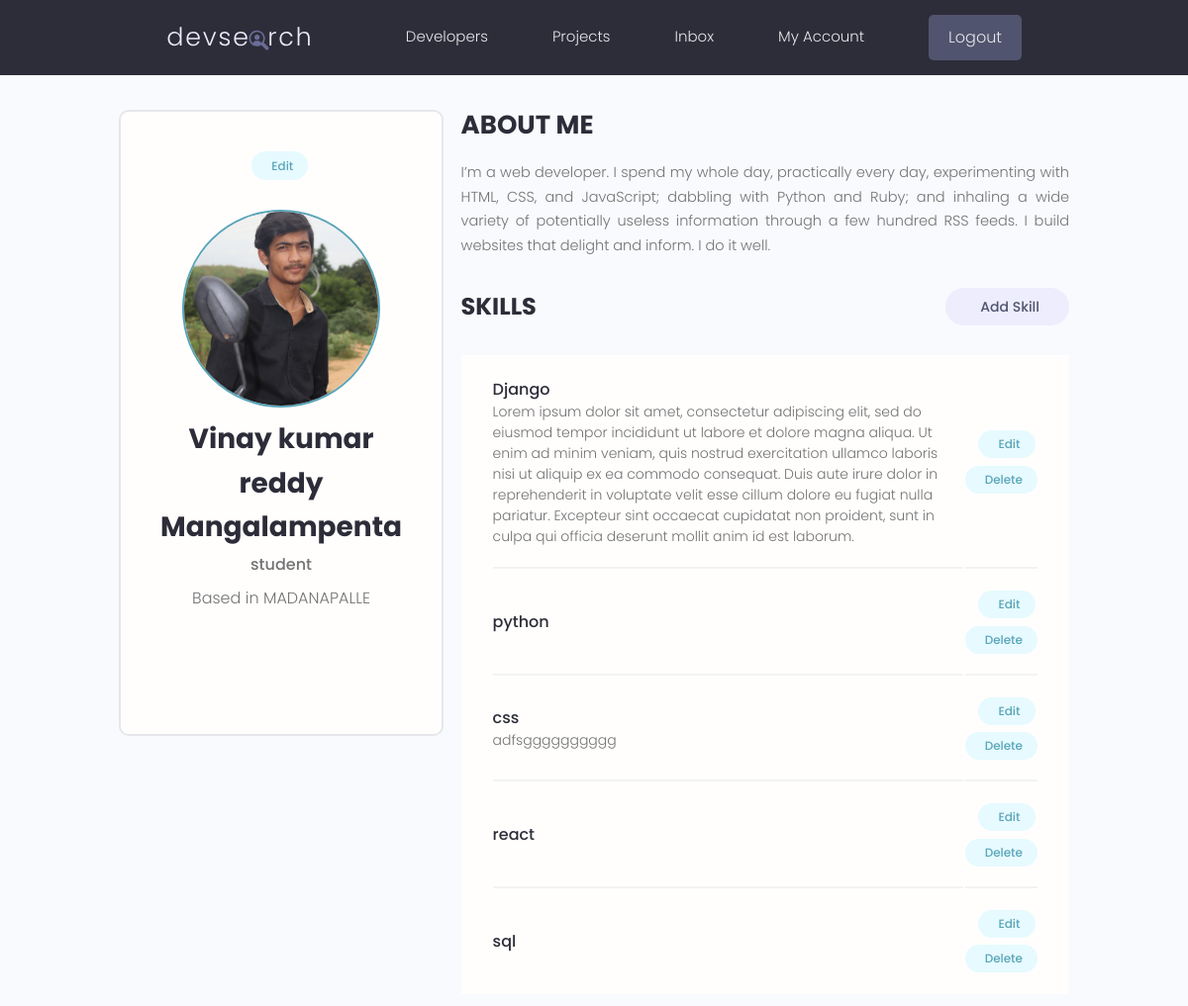
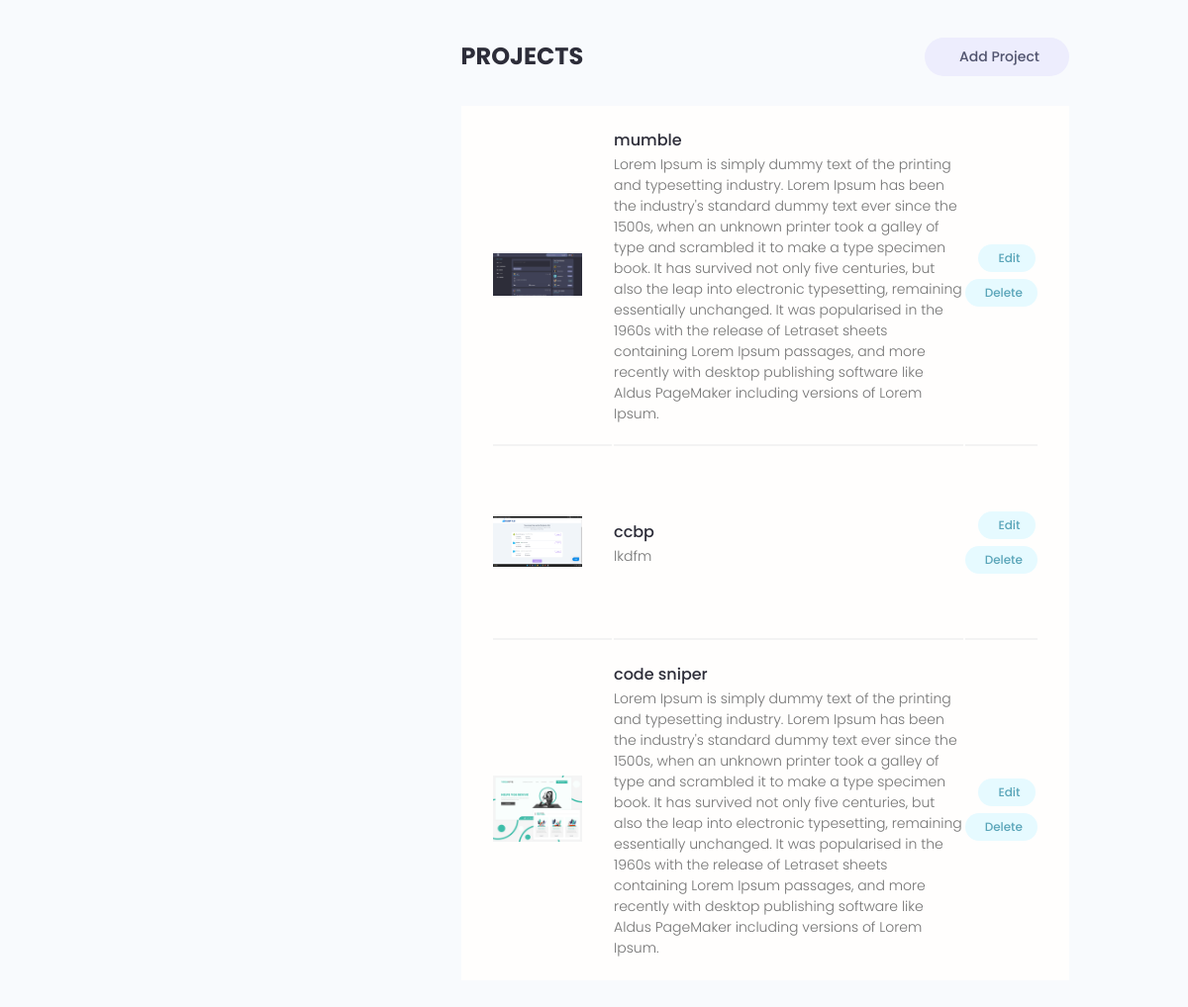
Screenshot of /account/ (signed in) with the database file from the repository (2 pictures, top to bottom).
### users/models.py (models this page shows, shortened)
class Profile(models.Model):
    user = models.OneToOneField(
        User, on_delete=models.CASCADE, null=True, blank=True)
    name = models.CharField(max_length=200)
    email = models.EmailField(max_length=2000, null=True, blank=True)
    username = models.CharField(max_length=200, null=True, blank=True)
    headline = models.TextField(null=True, blank=True)
    bio = models.TextField(null=True, blank=True)
    location = models.CharField(max_length=200, null=True, blank=True)
    profile_img = models.ImageField(
        null=True, blank=True, upload_to='static/userprofile', default="static/userprofile/user-default.png")
    social_github = models.CharField(max_length=200, null=True, blank=True)
    social_twitter = models.CharField(max_length=200, null=True, blank=True)
    social_linkedin = models.CharField(max_length=200, null=True, blank=True)
    social_youtube = models.CharField(max_length=200, null=True, blank=True)
    social_website = models.CharField(max_length=200, null=True, blank=True)
    created = models.DateField(auto_now_add=True)
    id = models.UUIDField(default=uuid4, primary_key=True,unique=True,editable=False)

class Skill(models.Model):
    owner = models.ForeignKey(
        Profile, null=True, blank=True, on_delete=models.CASCADE)
    name = models.CharField(max_length=200)
    description = models.TextField(null=True, blank=True)
    created = models.DateField(auto_now_add=True)
    id = models.UUIDField(default=uuid4, primary_key=True,unique=True,editable=False)

### project/models.py (models this page shows, shortened)
class Project(models.Model):
    owner = models.ForeignKey(
        Profile, null=True, blank=True, on_delete=models.CASCADE)
    title = models.CharField(max_length=200)
    thumbnail = models.ImageField(
        blank=True, null=True, upload_to="static/images/projects", default="static/images/projects/default.jpg")
    description = models.TextField(null=True, blank=True)
    demo_link = models.CharField(max_length=400, null=True, blank=True)
    source_code = models.CharField(max_length=4000, null=True, blank=True)
    created = models.DateTimeField(auto_now_add=True)
    id = models.UUIDField(default=uuid.uuid4, unique=True, primary_key=True)
    tags = models.ManyToManyField('Tag', blank=True)
    vote_total = models.IntegerField(default=0, null=True, blank=True)
    vote_ratio = models.IntegerField(default=0, null=True, blank=True)
    class Meta:
        ordering = ['-vote_ratio','vote_total','title']

### users/views.py (the view)
# urls.py: path("account/", views.account, name="my-account"),
@login_required(login_url="login")
def account(request):
    profile = request.user.profile
    context = {'profile': profile}
    return render(request, "account.html", context)

### users/templates/account.html (shortened to what this page needs)
{% extends 'main.html' %}
{% block content %}
{% load static %}
<main class="settingsPage profile my-md">
    <div class="container">
        <div class="layout">
            <div class="column column--1of3">
                <div class="card text-center">
                    <div class="card__body dev">
                        <a class="tag tag--pill tag--main settings__btn" href="{% url 'update-user-profile' %}"> Edit</a>
                        <img class="avatar avatar--xl dev__avatar" src="/{{profile.profile_img }}" />
                        <h2 class="dev__name">{{profile.name}}</h2>
                        <p class="dev__title">{{profile.headline}}</p>
                        <p class="dev__location">Based in {{profile.location}}</p>
                        <ul class="dev__social">
                        </ul>
                    </div>
                </div>
            </div>
            <div class="column column--2of3">
                <div class="devInfo">
                    <h3 class="devInfo__title">About Me</h3>
                    <p class="devInfo__about">
                        {{profile.bio}}
                    </p>
                </div>
                <div class="settings">
                    <h3 class="settings__title">Skills</h3>
                    <a class="tag tag--pill tag--sub settings__btn tag--lg"
                        href="{% url 'add-skill'%}?next={{ request.path | urlencode }}"> Add
                        Skill</a>
                </div>
                <table class="settings__table">
                    {% for skill in profile.skill_set.all %}
                    <tr>
                        <td class="settings__tableInfo">
                            <h4>{{skill.name}}</h4>
                            <p>
                                {{skill.description}}
                            </p>
                        </td>
                        <td class="settings__tableActions">
                            <a class="tag tag--pill tag--main settings__btn"
                                href="{% url 'update-skill' skill.id %}?next={{ request.path | urlencode }}">
                                Edit</a>
                            <a class="tag tag--pill tag--main settings__btn"
                                href="{% url 'delete-skill' skill.id %}?next={{ request.path | urlencode }}">
                                Delete</a>
                        </td>
                    </tr>
                    {% endfor %}
                </table>
                <div class="settings">
                    <h3 class="settings__title">Projects</h3>
                    <a class="tag tag--pill tag--sub settings__btn tag--lg"
                        href="{% url 'create-project'%}?next={{ request.path | urlencode }}">
                        Add
                        Project</a>
                </div>
                <table class="settings__table">
                    {% for project in profile.project_set.all %}
                    <tr>
                        <td id="{{project.id}}" class="settings__thumbnail">
                            <a href="{% url 'project' project.id %}"><img src="/{{project.thumbnail}}"
                                    alt="Project Thumbnail" /></a>
                        </td>
                        <td class="settings__tableInfo">
                            <a href="{% url 'project' project.id %}">{{project.title}}</a>
                            <p>
                                {{project.description}}
                            </p>
                        </td>
                        <td class="settings__tableActions">
                            <a class="tag tag--pill tag--main settings__btn"
                                href="{% url 'update-project' project.id %}?next={{ request.path | urlencode }}">
                                Edit</a>
                            <a class="tag tag--pill tag--main settings__btn"
                                href="{% url 'delete-project' project.id %}?next={{ request.path | urlencode }}">
                                Delete</a>
                        </td>
                    </tr>
                    {% endfor %}
                </table>
            </div>
        </div>
    </div>
</main>
{% endblock %}

### static/styles/app.css (style rules this page uses)
:root { --color-sub: #2d2d39; }
.card { border: 2px solid var(--color-light); }
img { width: 100%; }
.profile .card>.dev { padding: 4rem; }
.dev__avatar { display: block; margin: auto; }
.dev__name { color: var(--color-sub); font-size: 2.8rem; font-weight: 700; margin-top: 1rem; margin-bottom: 0.5rem; }
.dev__title { font-size: 1.6rem; font-weight: 500; line-height: 1.3; }
.dev__location { margin-top: 1rem; }
.dev__social { margin: 3rem 0; list-style: none; display: flex; justify-content: center; gap: 1.5rem; }
.devInfo { margin-bottom: 3rem; }
.devInfo__title, .devInfo__subtitle { font-size: 2.6rem; color: var(--color-sub); text-transform: uppercase; font-weight: 700; margin-bottom: 1.5rem; }
.devInfo__about, .devSkill__info { font-size: 1.45rem; line-height: 1.7; text-align: justify; }
.settingsPage .dev>.settings__btn { display: inline-block; margin-bottom: 3rem; }
.settings { display: flex; justify-content: space-between; align-items: center; }
.settings__title { font-size: 2.4rem; text-transform: uppercase; font-weight: 700; color: var(--color-sub); }
.settings__table { margin-top: 3rem; margin-bottom: 5rem; padding: 0 3rem; background: var(--color-white); }
.settings__table tr { width: 100%; }
.settings__table tr>td { padding: 2rem 0; }
.settings__table tr:not(:last-child) td { border-bottom: 2px solid var(--color-white-light); }
.settings__thumbnail { width: 23%; min-width: 10rem; }
.settings__thumbnail img { padding-right: 3rem; height: 15rem; object-fit: contain; }
.settings__tableInfo { width: 100%; }
.settings__tableInfo h4, .settings__tableInfo a { padding-right: 1rem; width: auto; font-size: 1.6rem; font-weight: 500; color: var(--color-sub); }
.settings__tableInfo p { font-size: 1.4rem; }
.settings__tableActions { text-align: right; }

### static/uikit/styles/modules/_variables.css (style rules this page uses)
:root { --color-main: #5aa5b9; --color-main-light: #e6faff; --color-sub: #3f4156; --color-sub-light: #51546e; --color-sub-lighter: #ededfd; --color-text: #737373; --color-gray: #8b8b8b; --color-light: #e5e7eb; --color-light-gray: #767676; --color-bg: #f8fafd; --color-white: #fffefd; --color-white-light: #f3f3f3; --color-success: #359e64; --color-success-bg: #def8e8; --color-error: #fc4b0b; --color-error-bg: #fff2ee; --font-base: 'Poppins', arial, helvetica, 'Segoe UI', roboto, ubuntu, sans-serif; --font-monospace: 'Fira Code', 'Courier New', courier, monospace; --font-regular: 300; --font-medium: 500; --font-bold: 700; --generic-shadow: 1px 1px 5px #00000010; --generic-transition: all 0.3s ease-in-out; }

### static/uikit/styles/modules/_base.css (style rules this page uses)
* { margin: 0; padding: 0; box-sizing: border-box; text-rendering: optimizeLegibility; color: inherit; font-size: inherit; }
html { font-size: 50%; }
@media only screen and (min-width: 480px) { html { font-size: 56.25%; } }
@media only screen and (min-width: 1200px) { html { font-size: 62.5%; } }
body { line-height: 1.6; font-weight: 400; font-size: 1.5rem; color: var(--color-text); background-color: var(--color-bg); min-height: 100vh; }

### static/uikit/styles/modules/_typography.css (style rules this page uses)
* { font-family: var(--font-base); }
h2 { font-size: 3.6rem; font-weight: var(--font-bold); }
h3 { font-size: 3.2rem; font-weight: var(--font-medium); }
h4 { font-size: 2.8rem; font-weight: var(--font-medium); }
p, span, strong { font-size: 1.6rem; color: var(--color-text); font-weight: var(--font-regular); }
a { padding-bottom: 2px; text-decoration: none; display: inline-block; color: var(--color-main); font-weight: var(--font-medium); }

### static/uikit/styles/modules/_utilities.css (style rules this page uses)
.container { width: 92%; max-width: 165rem; margin: 0 auto; box-sizing: border-box; }
@media screen and (min-width: 1000px) { .container { width: 90%; } }
@media screen and (min-width: 1200px) { .container { width: 80%; } }
.text-center { text-align: center; }
.my-md { margin: 3rem auto; }

### static/uikit/styles/modules/_avatar.css (style rules this page uses)
.avatar { border-radius: 50%; border: 2px solid var(--color-main); object-fit: cover; }
.avatar--xl { height: 20rem; width: 20rem; }

### static/uikit/styles/modules/_card.css (style rules this page uses)
.card { border-radius: 1rem; background-color: var(--color-white); border: 1.5px solid var(--color-light); width: auto; height: auto; margin-top: 0.5rem; margin-bottom: 0.5rem; overflow: hidden; }
.card__body, .card__header { padding: 2rem 2.5rem; }

### static/uikit/styles/modules/_layout.css (style rules this page uses)
.layout { display: flex; flex-flow: row wrap; justify-content: space-between; }
.layout > .column { margin-bottom: 3rem; }
.layout > .column.column--1of3 { flex-basis: 30%; }
.layout > .column.column--2of3 { flex-basis: 64%; }

### rows the page displays
Profile: profile_img (picture), name "Vinay kumar reddy Mangalampenta", headline "student", location "MADANAPALLE", bio "I’m a web developer. I spend my whole day, practically every day, experimenting with HTML, CSS, and JavaScript; dabbling with Python and Ruby; and inhaling a wide variety of potentially useless information through a few hundred RSS feeds. I build websites that delight and inform. I do it well."
Skill: name "Django", description "Lorem ipsum dolor sit amet, consectetur adipiscing elit, sed do eiusmod tempor incididunt ut labore et dolore magna aliqua. Ut enim ad minim veniam, quis nostrud exercitation ullamco laboris nisi ut aliquip ex ea commodo consequat. Duis aute irure dolor in reprehenderit in voluptate velit esse cillum dolore eu fugiat nulla pariatur. Excepteur sint occaecat cupidatat non proident, sunt in culpa qui officia deserunt mollit anim id est laborum."
Skill: name "python"
Skill: name "css", description "adfsgggggggggg"
Skill: name "react"
Skill: name "sql"
Project: thumbnail (picture), title "mumble", description "Lorem Ipsum is simply dummy text of the printing and typesetting industry. Lorem Ipsum has been the industry's standard dummy text ever since the 1500s, when an unknown printer took a galley of type and scrambled it to make a type specimen book. It has survived not only five centuries, but also the leap into electronic typesetting, remaining essentially unchanged. It was popularised in the 1960s with the release of Letraset sheets containing Lorem Ipsum passages, and more recently with desktop publishing software like Aldus PageMaker including versions of Lorem Ipsum."
Project: thumbnail (picture), title "ccbp", description "lkdfm"
Project: thumbnail (picture), title "code sniper", description "Lorem Ipsum is simply dummy text of the printing and typesetting industry. Lorem Ipsum has been the industry's standard dummy text ever since the 1500s, when an unknown printer took a galley of type and scrambled it to make a type specimen book. It has survived not only five centuries, but also the leap into electronic typesetting, remaining essentially unchanged. It was popularised in the 1960s with the release of Letraset sheets containing Lorem Ipsum passages, and more recently with desktop publishing software like Aldus PageMaker including versions of Lorem Ipsum."
